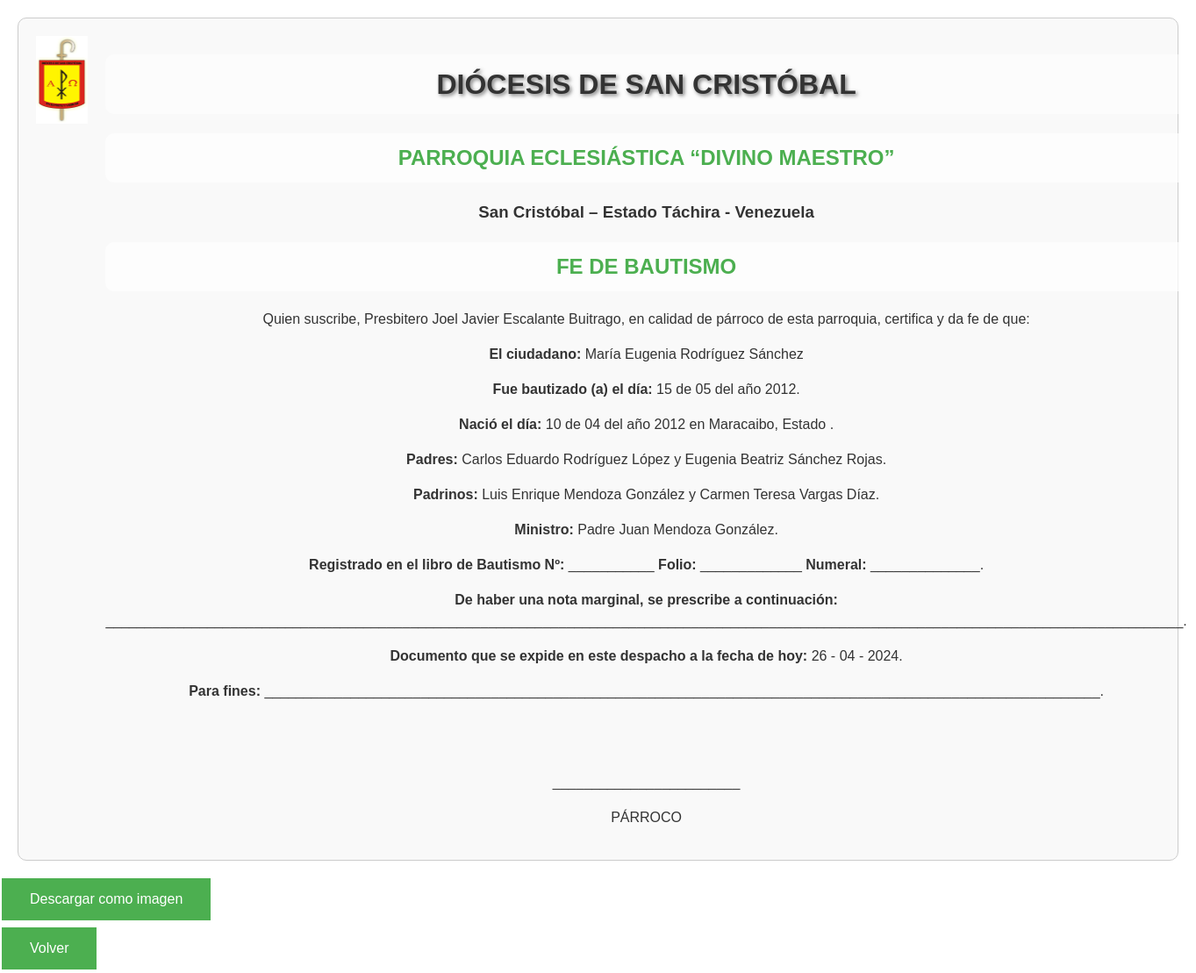
Page /documentoBautismo.php?id=2 on the committed database.
### tables this page shows
CREATE TABLE "bautizos" (
	"id"	INTEGER NOT NULL,
	"primer_nombre"	TEXT NOT NULL,
	"segundo_nombre"	TEXT,
	"primer_apellido"	TEXT NOT NULL,
	"segundo_apellido"	TEXT,
	"primer_nombre_papa"	TEXT,
	"segundo_nombre_papa"	TEXT,
	"primer_apellido_papa"	TEXT,
	"segundo_apellido_papa"	TEXT,
	"primer_nombre_mama"	TEXT,
	"segundo_nombre_mama"	TEXT,
	"primer_apellido_mama"	TEXT,
	"segundo_apellido_mama"	TEXT,
	"filiacion"	TEXT,
	"lugar_de_nacimiento"	TEXT NOT NULL,
	"estado_de_nacimiento"	TEXT,
	"dia_de_nacimiento"	TEXT NOT NULL,
	"mes_de_nacimiento"	TEXT NOT NULL,
	"ano_de_nacimiento"	INTEGER NOT NULL,
	"dia_de_bautizo"	TEXT NOT NULL,
	"mes_de_bautizo"	TEXT NOT NULL,
	"ano_de_bautizo"	INTEGER NOT NULL,
	"primer_nombre_padrino"	TEXT,
	"segundo_nombre_padrino"	TEXT,
	"primer_apellido_padrino"	TEXT,
	"segundo_apellido_padrino"	TEXT,
	"primer_nombre_padrina"	TEXT,
	"segundo_nombre_padrina"	TEXT,
	"primer_apellido_padrina"	TEXT,
	"segundo_apellido_padrina"	TEXT,
	"primer_nombre_ministro"	TEXT NOT NULL,
	"segundo_nombre_ministro"	TEXT,
	"primer_apellido_ministro"	TEXT NOT NULL,
	"segundo_apellido_ministro"	TEXT,
	"observacion"	TEXT,
	"numero_registro_civil"	INTEGER NOT NULL,
	"ano_registro_civil"	INTEGER NOT NULL,
	CHECK(("primer_nombre_padrino" IS NOT NULL AND "primer_apellido_padrino" IS NOT NULL) OR ("primer_nombre_padrina" IS NOT NULL AND "primer_apellido_padrina" IS NOT NULL)),
	CHECK(("primer_nombre_papa" IS NOT NULL AND "primer_apellido_papa" IS NOT NULL) OR ("primer_nombre_mama" IS NOT NULL AND "primer_apellido_mama" IS NOT NULL)),
	PRIMARY KEY("id")
);

### documentoBautismo.php (the view, shortened to what this page needs)
<!DOCTYPE html>
<html>
<head>
    <link rel="stylesheet" type="text/css" href="styles.css">
</head>
<body>
    <div id="content">
        <?php
        include("conexion2.php");
        if (isset($_GET["id"])) {
            $id = $_GET["id"];
            $sql = "SELECT COUNT(*) FROM bautizos WHERE id = $id";
            $count = $db->query($sql)->fetchColumn();
            if ($count > 0) {
                $sql = "SELECT * FROM bautizos WHERE id = $id";
                $result = $db->query($sql);
                $row = $result->fetch(PDO::FETCH_ASSOC);
                echo "<div id='content-to-capture'>";
                echo "<div class='certificado' style='display: flex; align-items: start;'>";
                echo "<img src='prueba de logo.png' alt='Escudo' style='width: 100px; height: 100px; margin-right: 20px;'>";
                echo "<div style='text-align: center;'>";
                echo "<h1>DIÓCESIS DE SAN CRISTÓBAL</h1>";
                echo "<h2>PARROQUIA ECLESIÁSTICA “DIVINO MAESTRO”</h2>";
                echo "<h3>San Cristóbal – Estado Táchira - Venezuela</h3>";
                echo "<h2>FE DE BAUTISMO</h2>";
                echo "<p>Quien suscribe, Presbitero Joel Javier Escalante Buitrago, en calidad de párroco de esta parroquia, certifica y da fe de que:</p>";
                echo "<p><strong>El ciudadano:</strong> " . $row["primer_nombre"]. " " . $row["segundo_nombre"]. " " . $row["primer_apellido"]. " " . $row["segundo_apellido"]. "</p>";
                echo "<p><strong>Fue bautizado (a) el día:</strong> " . $row["dia_de_bautizo"]. " de " . $row["mes_de_bautizo"]. " del año " . $row["ano_de_bautizo"]. ".</p>";
                echo "<p><strong>Nació el día:</strong> " . $row["dia_de_nacimiento"]. " de " . $row["mes_de_nacimiento"]. " del año " . $row["ano_de_nacimiento"]. " en " . $row["lugar_de_nacimiento"]. ", Estado " . $row["estado_de_nacimiento"]. ".</p>";
                echo "<p><strong>Padres:</strong> " . $row["primer_nombre_papa"]. " " . $row["segundo_nombre_papa"]. " " . $row["primer_apellido_papa"]. " " . $row["segundo_apellido_papa"]. " y " . $row["primer_nombre_mama"]. " " . $row["segundo_nombre_mama"]. " " . $row["primer_apellido_mama"]. " " . $row["segundo_apellido_mama"]. ".</p>";
                echo "<p><strong>Padrinos:</strong> " . $row["primer_nombre_padrino"]. " " . $row["segundo_nombre_padrino"]. " " . $row["primer_apellido_padrino"]. " " . $row["segundo_apellido_padrino"]. " y " . $row["primer_nombre_padrina"]. " " . $row["segundo_nombre_padrina"]. " " . $row["primer_apellido_padrina"]. " " . $row["segundo_apellido_padrina"]. ".</p>";
                echo "<p><strong>Ministro:</strong> " . $row["primer_nombre_ministro"]. " " . $row["segundo_nombre_ministro"]. " " . $row["primer_apellido_ministro"]. " " . $row["segundo_apellido_ministro"]. ".</p>";
                echo "<p><strong>Registrado en el libro de Bautismo Nº:</strong> ___________ <strong>Folio:</strong> _____________ <strong>Numeral:</strong> ______________.</p>";
                echo "<p><strong>De haber una nota marginal, se prescribe a continuación:</strong> __________________________________________________________________________________________________________________________________________.</p>";
                echo "<p><strong>Documento que se expide en este despacho a la fecha de hoy:</strong> " . date("d - m - Y") . ".</p>";
                echo "<p><strong>Para fines:</strong> ___________________________________________________________________________________________________________.</p>";
                echo "<br><br>";
                echo "<p style='text-align: center;'>________________________</p>";
                echo "<p style='text-align: center;'>PÁRROCO</p>";
                echo "</div>";
                echo "</div>";
                echo "</div>";
                echo "<button id='download' class='button' style='display: none;'>Descargar como imagen</button>";
            } else {
                echo "No se encontraron resultados para el ID proporcionado.";
            }
        }
        ?>
    </div>
    <a href="indexBautizo.php"><button class="button">Volver</button></a>
</body>
</html>

### styles.css (style rules this page uses)
body { font-family: Arial, sans-serif; margin: 0; padding: 0; background-image: url('imagen para el fondo del buscador.png'); background-position: center; background-repeat: no-repeat; background-size: cover; height: 100vh; }
h1 { background-color: rgba(255, 255, 255, 0.5); padding: 10px; border-radius: 10px; text-shadow: 2px 2px 4px rgba(0, 0, 0, 0.5); font-family: 'Arial', sans-serif; text-align: center; }
.certificado { font-family: Arial, sans-serif; font-size: 16px; color: #333; line-height: 1.5; margin: 20px; padding: 20px; background-color: #f9f9f9; border: 1px solid #ccc; border-radius: 10px; }
.button { background-color: #4CAF50; border: none; color: white; padding: 15px 32px; text-align: center; text-decoration: none; display: inline-block; font-size: 16px; margin: 4px 2px; cursor: pointer; }
h2 { color: #4CAF50; margin-bottom: 20px; background-color: rgba(255, 255, 255, 0.7); padding: 10px; border-radius: 10px; text-align: center; }

### rows in the picture
bautizos: primer_nombre "María", segundo_nombre "Eugenia", primer_apellido "Rodríguez", segundo_apellido "Sánchez", dia_de_bautizo "15", mes_de_bautizo "05", ano_de_bautizo "2012", dia_de_nacimiento "10", mes_de_nacimiento "04", ano_de_nacimiento "2012", lugar_de_nacimiento "Maracaibo", primer_nombre_papa "Carlos", segundo_nombre_papa "Eduardo", primer_apellido_papa "Rodríguez", segundo_apellido_papa "López", primer_nombre_mama "Eugenia", segundo_nombre_mama "Beatriz", primer_apellido_mama "Sánchez", segundo_apellido_mama "Rojas", primer_nombre_padrino "Luis", segundo_nombre_padrino "Enrique", primer_apellido_padrino "Mendoza", segundo_apellido_padrino "González", primer_nombre_padrina "Carmen", segundo_nombre_padrina "Teresa", primer_apellido_padrina "Vargas", segundo_apellido_padrina "Díaz", primer_nombre_ministro "Padre", segundo_nombre_ministro "Juan", primer_apellido_ministro "Mendoza", segundo_apellido_ministro "González"
